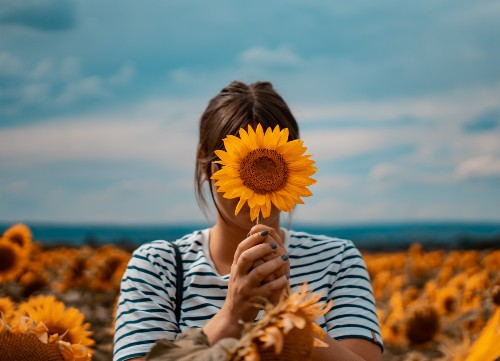
#> input picture image.jpg, 500 x 361 px
$ python main.py
#> lines starting #> are read from the running program, lines starting #| are printed output that depends on the picture
### grayLevelTransformation.py
from numpy import uint8

def clamp_image_bitmap_to_interval(image_bitmap_array, interval_start, interval_end):
    interval_range = interval_end - interval_start
    clamped_image = ((interval_range / 255) * image_bitmap_array + interval_start).astype(uint8)
    return clamped_image


# coefficient > 1 - return darker image
# coefficient = 1 - return same image
# coefficient < 1 && coefficient > 0  - return brighter image
def change_image_bitmap_darkness(image_bitmap_array, coefficient):
    darker_image = 255.0 * (image_bitmap_array / 255.0) ** coefficient
    return darker_image

### neighborhoodProcessing.py
import scipy.ndimage
from numpy import ones


def apply_minimum_filter_to_image(image_bitmap, size=5):
    result_image = scipy.ndimage.filters.minimum_filter(
        image_bitmap,
        size,
        footprint=None,
        output=None,
        mode='reflect',
        cval=0.0,
        origin=0
    )
    return result_image


def apply_gaussian_filter_to_image(image_bitmap, sigma=2):
    result_image = scipy.ndimage.filters.gaussian_filter(
        image_bitmap,
        sigma,
        order=0,
        output=None,
        mode="reflect",
        cval=0.0,
        truncate=4.0
    )
    return result_image


def apply_mean_filter_to_image(image_bitmap):
    coefficient = ones((5, 5)) / 25
    result_image = scipy.ndimage.filters.convolve(image_bitmap, coefficient)
    return result_image

### edgeDetection.py
import cv2


def perform_laplacian_edge_detection(image_url):
    img = cv2.imread(image_url)

    output = cv2.Laplacian(img, -1)

    return output

### main.py
import grayLevelTransformation
import neighborhoodProcessing
import edgeDetection
from numpy import array
from matplotlib import pyplot as plt
from PIL import Image

url = 'image.jpg'
im = array(Image.open(url).convert('L'))
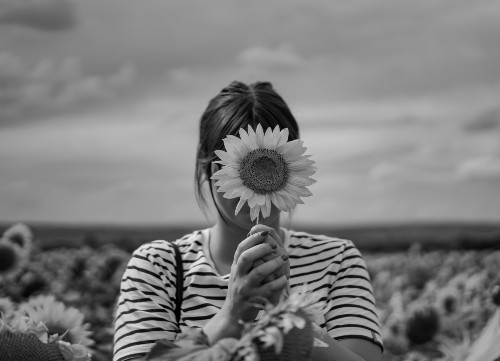
#> im: shape (361, 500); min 0, max 242, mean 125.5


def test(modified_img, modified_title):
    plt.figure(figsize=(50, 50))

    plt.subplot(1, 2, 1)
    plt.imshow(im, cmap='gray', vmin=0, vmax=255)
    plt.title('Original')

    plt.subplot(1, 2, 2)
    plt.imshow(modified_img, cmap='gray', vmin=0, vmax=255)
    plt.title(modified_title)

    plt.show()


clamped = grayLevelTransformation.clamp_image_bitmap_to_interval(im, 100, 200)
#> in clamp_image_bitmap_to_interval, `clamped_image = ((interval_range / 255) * image_bitmap_array + interva..`:
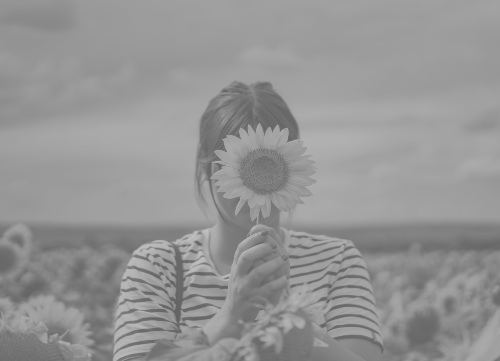
#> clamped_image: shape (361, 500); min 100, max 194, mean 148.7
test(clamped, 'Clamped to interval 100-200')
#> in test, `plt.show()`:
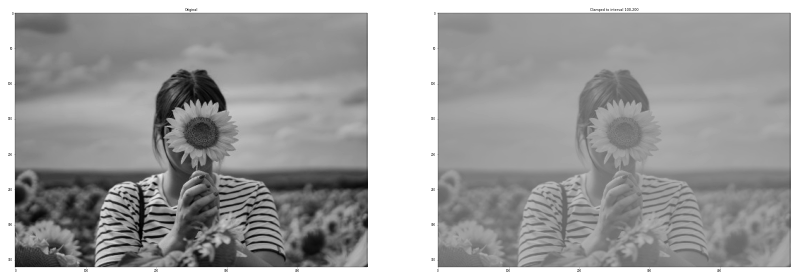
#> figure drawn by matplotlib, 2 panels

darker = grayLevelTransformation.change_image_bitmap_darkness(im, 3)
#> in change_image_bitmap_darkness, `darker_image = 255.0 * (image_bitmap_array / 255.0) ** coefficient`:
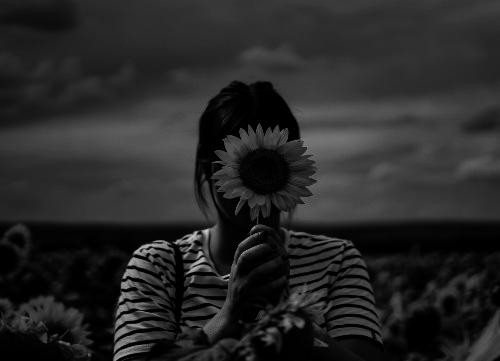
#> darker_image: shape (361, 500) float64; min 0, max 218, mean 40.2
test(darker, 'Darker with degree 3')

with_minimum_filter = neighborhoodProcessing.apply_minimum_filter_to_image(im)
#> in apply_minimum_filter_to_image, `result_image = scipy.ndimage.filters.minimum_filter( image_bitmap, siz..`:
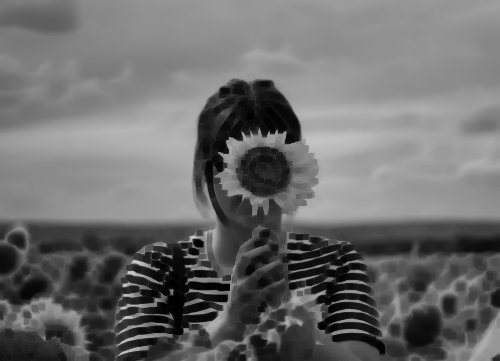
#> result_image: shape (361, 500); min 0, max 203, mean 108.9
test(with_minimum_filter, 'Minimum filter')

with_mean_filter = neighborhoodProcessing.apply_mean_filter_to_image(im)
#> in apply_mean_filter_to_image, `result_image = scipy.ndimage.filters.convolve(image_bitmap, coefficient)`:
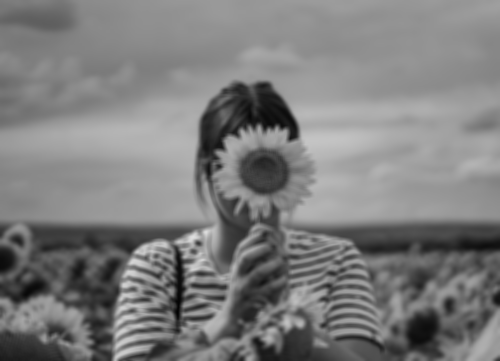
#> result_image: shape (361, 500); min 2, max 222, mean 125
test(with_mean_filter, 'Mean filter')

with_gaussian_filter = neighborhoodProcessing.apply_gaussian_filter_to_image(im)
test(with_gaussian_filter, 'Gaussian filter')

with_laplacian_edge_detection = edgeDetection.perform_laplacian_edge_detection(url)
#> in perform_laplacian_edge_detection, `output = cv2.Laplacian(img, -1)`:
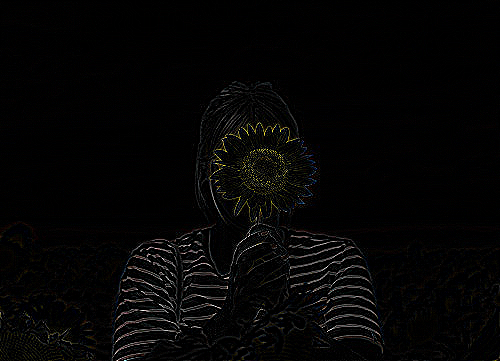
#> output: shape (361, 500, 3); mean B, G, R 4.9, 5.1, 5.4
test(with_laplacian_edge_detection, 'Laplacian edge-detection')
